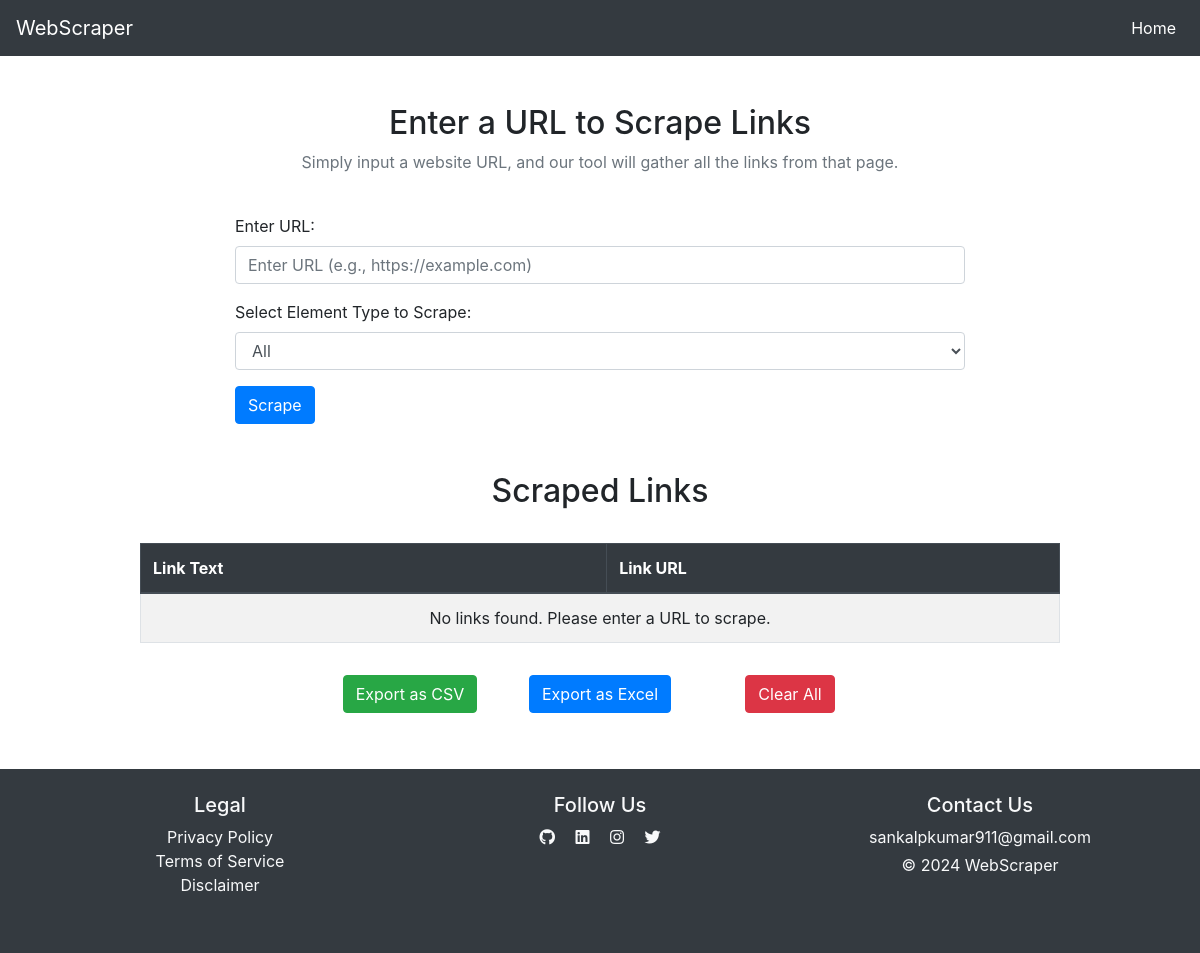
Before: / with the older database file.
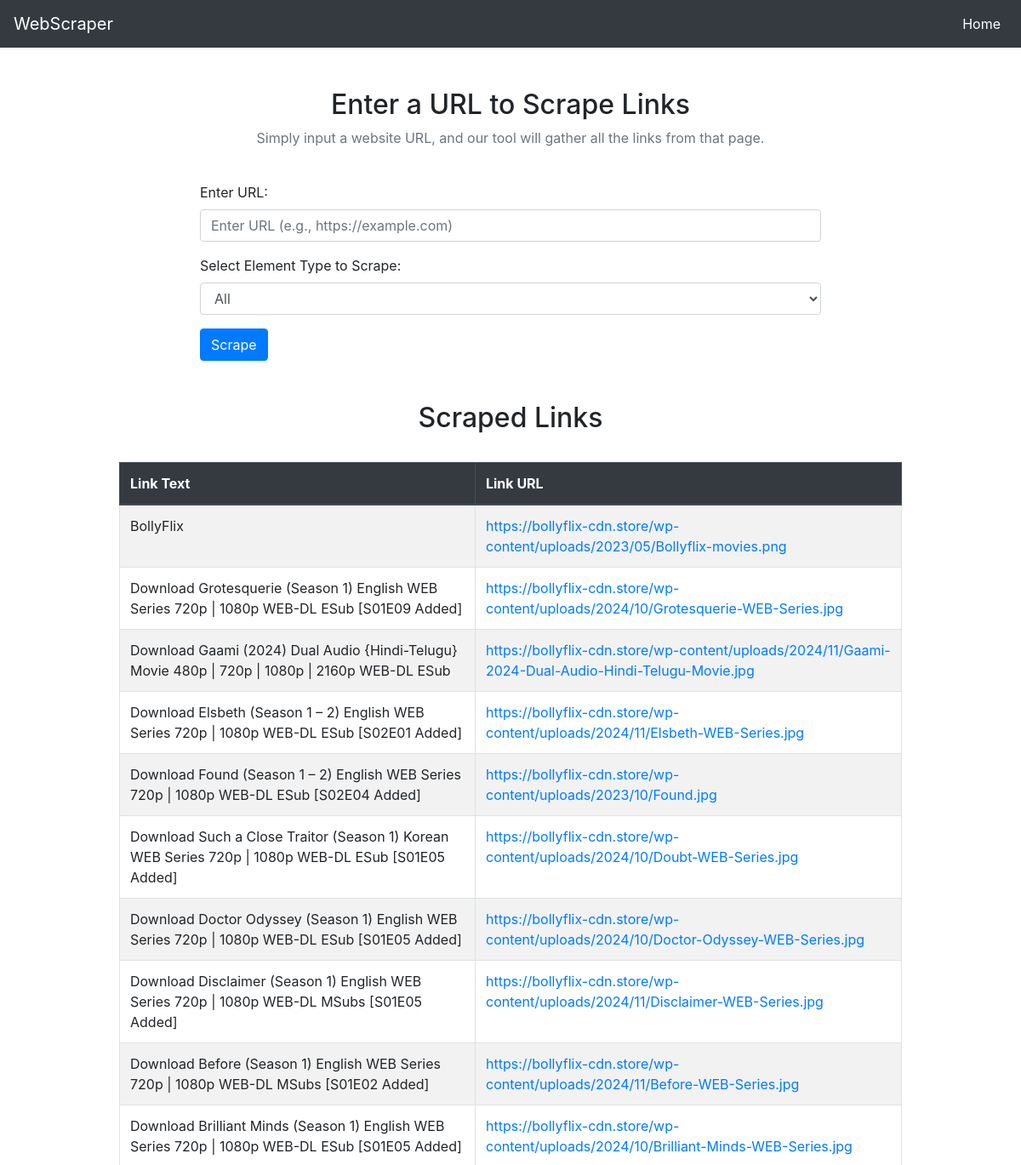
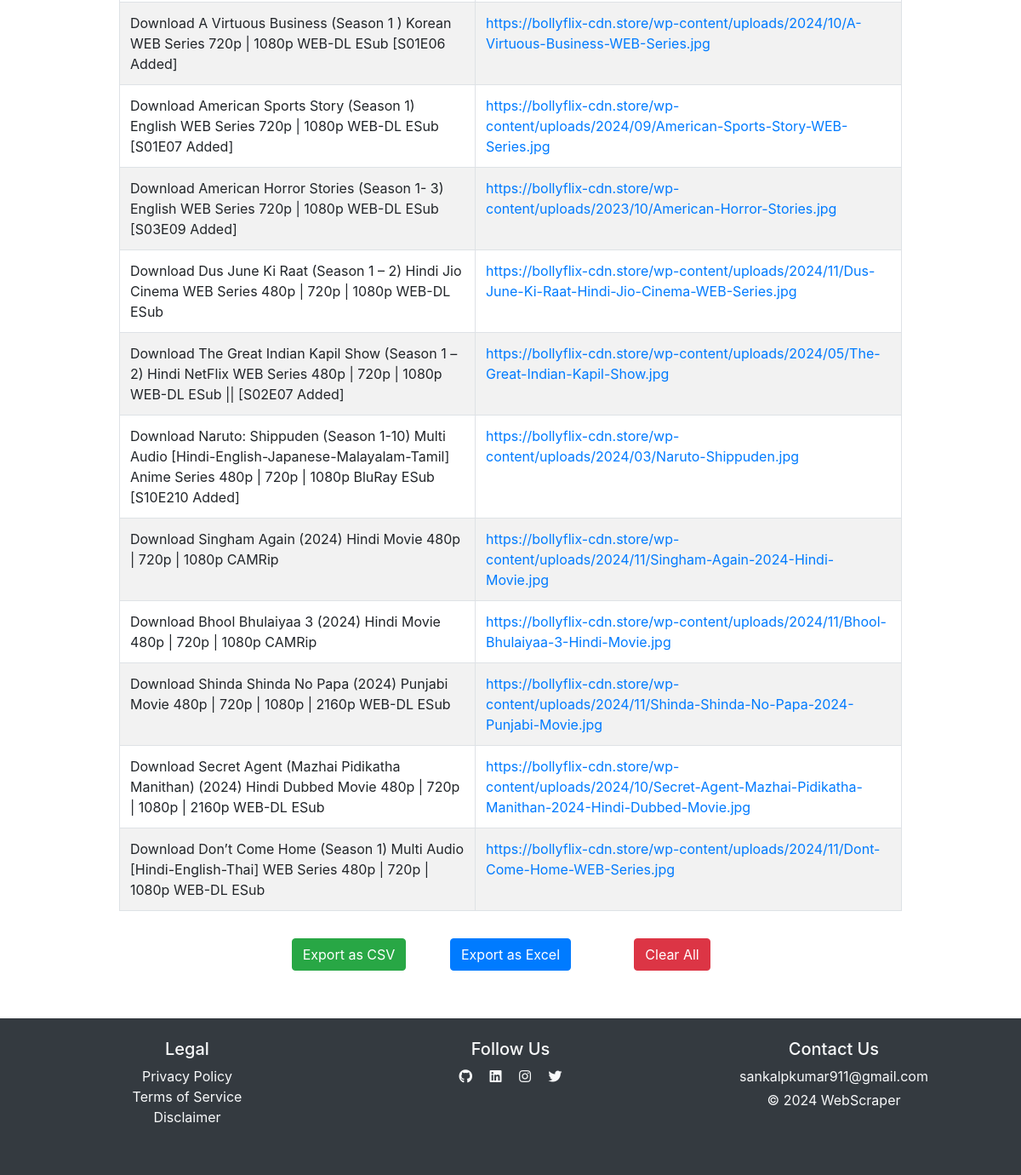
After: the same page with the newer database file (2 pictures, top to bottom).
### myapp/models.py (models this page shows, shortened)
class Link(models.Model):
    address=models.CharField(max_length=1000,null=True,blank=True)
    name=models.CharField(max_length=1000,null=True,blank=True)

### myapp/views.py (the view)
# urls.py: path('',views.scrape,name="scrape"),
def scrape(request):
    if request.method == "POST":
        site = request.POST.get('site', '')
        element_type = request.POST.get('element_type', 'a')
        page = requests.get(site)
        soup = BeautifulSoup(page.text, 'html.parser')
        if element_type == 'a' or element_type == 'all':
            for link in soup.find_all('a'):
                link_address = link.get('href')
                link_text = link.string or 'No Link Text'
                Link.objects.create(address=link_address, name=link_text)
        if element_type == 'img' or element_type == 'all':
            for image in soup.find_all('img'):
                image_src = image.get('src')
                image_alt = image.get('alt', 'No Alt Text')
                Link.objects.create(address=image_src, name=image_alt)
        if element_type == 'h1' or element_type == 'all':
            for header in soup.find_all('h1'):
                header_text = header.get_text(strip=True)
                Link.objects.create(address='#', name=header_text)
        if element_type == 'p' or element_type == 'all':
            for paragraph in soup.find_all('p'):
                paragraph_text = paragraph.get_text(strip=True)
                Link.objects.create(address='#', name=paragraph_text)
        if element_type == 'h2' or element_type == 'all':
            for header in soup.find_all('h2'):
                header_text = header.get_text(strip=True)
                Link.objects.create(address='#', name=header_text)
        return HttpResponseRedirect('/')
    else:
        data = Link.objects.all()
    return render(request, "myapp/result1.html", {'data': data})

### templates/myapp/result1.html (shortened to what this page needs)
<!DOCTYPE html>
<html lang="en">
<head>
    <link rel="stylesheet" href="https://pro.fontawesome.com/releases/v5.10.0/css/all.css"/>
    <link href="https://stackpath.bootstrapcdn.com/bootstrap/4.5.2/css/bootstrap.min.css" rel="stylesheet">
</head>
<body>
<nav class="navbar navbar-expand-lg navbar-dark bg-dark">
    <a class="navbar-brand" href="#">WebScraper</a>
    <div class="collapse navbar-collapse" id="navbarNav">
        <ul class="navbar-nav ml-auto">
            <li class="nav-item active">
                <a class="nav-link" href="#">Home</a>
            </li>
        </ul>
    </div>
</nav>
<div class="container my-5">
    <div class="row">
        <div class="col text-center">
            <h2>Enter a URL to Scrape Links</h2>
            <p class="text-muted">Simply input a website URL, and our tool will gather all the links from that page.</p>
        </div>
    </div>
    <div class="row justify-content-center mt-4">
        <div class="col-md-8">
            <form method="POST" action="{% url 'scrape' %}">
                <div class="form-group">
                    <label for="site">Enter URL:</label>
                    <input type="url" name="site" id="site" class="form-control" placeholder="Enter URL (e.g., https://example.com)" required>
                </div>
                <div class="form-group">
                    <label for="element_type">Select Element Type to Scrape:</label>
                    <select name="element_type" id="element_type" class="form-control">
                        <option value="all">All</option>
                    </select>
                </div>
                <button type="submit" class="btn btn-primary">Scrape</button>
            </form>
        </div>
    </div>
</div>
<div class="container my-5">
    <h2 class="text-center">Scraped Links</h2>
    <div class="row justify-content-center">
        <div class="col-md-10">
            <table class="table table-striped table-bordered mt-4">
                <thead class="thead-dark">
                    <tr>
                        <th scope="col">Link Text</th>
                        <th scope="col">Link URL</th>
                    </tr>
                </thead>
                <tbody>
                    {% for item in data %}
                        <tr>
                            <td>{{ item.name|default:"N/A" }}</td>
                            <td><a href="{{ item.address }}" target="_blank">{{ item.address }}</a></td>
                        </tr>
                    {% empty %}
                        <tr>
                            <td colspan="2" class="text-center">No links found. Please enter a URL to scrape.</td>
                        </tr>
                    {% endfor %}
                </tbody>
            </table>
        </div>
    </div>
    <div class="row justify-content-center mt-3">
        <div class="col-md-2 text-center mb-2">
            <a href="{% url 'export_csv' %}" class="btn btn-success">Export as CSV</a>
        </div>
        <div class="col-md-2 text-center mb-2">
            <a href="{% url 'export_excel' %}" class="btn btn-primary">Export as Excel</a>
        </div>
        <div class="col-md-2 text-center mb-2">
            <a href="{% url 'clear' %}" class="btn btn-danger">Clear All</a>
        </div>
    </div>
</div>
<footer class="bg-dark text-light py-4 mt-5">
    <div class="container text-center">
        <div class="row">
            <div class="col-md-4 mb-3">
                <h5>Legal</h5>
                <ul class="list-unstyled">
                    <li><a href="#" class="text-light">Privacy Policy</a></li>
                    <li><a href="#" class="text-light">Terms of Service</a></li>
                    <li><a href="#" class="text-light">Disclaimer</a></li>
                </ul>
            </div>
            <div class="col-md-4 mb-3">
                <h5>Follow Us</h5>
                <a href="https://github.com/sankalpkumar111" target=_blank  class="text-light mx-2"><i class="fab fa-github"></i></a>
                <a href="https://www.linkedin.com/in/sankalp-kumar-986b12218/" target=_blank  class="text-light mx-2"><i class="fab fa-linkedin"></i></a>
                <a href="https://www.instagram.com/sankalp._kr/" target=_blank  class="text-light mx-2"><i class="fab fa-instagram"></i></a>
                <a href="https://x.com/sankalpkumar111"  target=_blank class="text-light mx-2"><i class="fab fa-twitter"></i></a>
            </div>
            <div class="col-md-4 mb-3">
                <h5>Contact Us</h5>
                <p class="mb-1"><a href="mailto:sankalpkumar911@gmail.com" class="text-light">sankalpkumar911@gmail.com</a></p>
                <p>&copy; 2024 WebScraper</p>
            </div>
        </div>
    </div>
</footer>
</body>
</html>

Changed rows visible on the page:
added Link: name "BollyFlix", address "https://bollyflix-cdn.store/wp-content/uploads/2023/05/Bollyflix-movies.png"
added Link: name "Download Grotesquerie (Season 1) English WEB Series 720p | 1080p WEB-DL ESub [S01E09 Added]", address "https://bollyflix-cdn.store/wp-content/uploads/2024/10/Grotesquerie-WEB-Series.jpg"
added Link: name "Download Gaami (2024) Dual Audio {Hindi-Telugu} Movie 480p | 720p | 1080p | 2160p WEB-DL ESub", address "https://bollyflix-cdn.store/wp-content/uploads/2024/11/Gaami-2024-Dual-Audio-Hindi-Telugu-Movie.jpg"
added Link: name "Download Elsbeth (Season 1 – 2) English WEB Series 720p | 1080p WEB-DL ESub [S02E01 Added]", address "https://bollyflix-cdn.store/wp-content/uploads/2024/11/Elsbeth-WEB-Series.jpg"
added Link: name "Download Found (Season 1 – 2) English WEB Series 720p | 1080p WEB-DL ESub [S02E04 Added]", address "https://bollyflix-cdn.store/wp-content/uploads/2023/10/Found.jpg"
added Link: name "Download Such a Close Traitor (Season 1) Korean WEB Series 720p | 1080p WEB-DL ESub [S01E05 Added]", address "https://bollyflix-cdn.store/wp-content/uploads/2024/10/Doubt-WEB-Series.jpg"
added Link: name "Download Doctor Odyssey (Season 1) English WEB Series 720p | 1080p WEB-DL ESub [S01E05 Added]", address "https://bollyflix-cdn.store/wp-content/uploads/2024/10/Doctor-Odyssey-WEB-Series.jpg"
added Link: name "Download Disclaimer (Season 1) English WEB Series 720p | 1080p WEB-DL MSubs [S01E05 Added]", address "https://bollyflix-cdn.store/wp-content/uploads/2024/11/Disclaimer-WEB-Series.jpg"
added Link: name "Download Before (Season 1) English WEB Series 720p | 1080p WEB-DL MSubs [S01E02 Added]", address "https://bollyflix-cdn.store/wp-content/uploads/2024/11/Before-WEB-Series.jpg"
added Link: name "Download Brilliant Minds (Season 1) English WEB Series 720p | 1080p WEB-DL ESub [S01E05 Added]", address "https://bollyflix-cdn.store/wp-content/uploads/2024/10/Brilliant-Minds-WEB-Series.jpg"
added Link: name "Download A Virtuous Business (Season 1 ) Korean WEB Series 720p | 1080p WEB-DL ESub [S01E06 Added]", address "https://bollyflix-cdn.store/wp-content/uploads/2024/10/A-Virtuous-Business-WEB-Series.jpg"
added Link: name "Download American Sports Story (Season 1) English WEB Series 720p | 1080p WEB-DL ESub [S01E07 Added]", address "https://bollyflix-cdn.store/wp-content/uploads/2024/09/American-Sports-Story-WEB-Series.jpg"
added Link: name "Download American Horror Stories (Season 1- 3) English WEB Series 720p | 1080p WEB-DL ESub [S03E09 Added]", address "https://bollyflix-cdn.store/wp-content/uploads/2023/10/American-Horror-Stories.jpg"
added Link: name "Download Dus June Ki Raat (Season 1 – 2) Hindi Jio Cinema WEB Series 480p | 720p | 1080p WEB-DL ESub", address "https://bollyflix-cdn.store/wp-content/uploads/2024/11/Dus-June-Ki-Raat-Hindi-Jio-Cinema-WEB-Series.jpg"
added Link: name "Download The Great Indian Kapil Show (Season 1 – 2) Hindi NetFlix WEB Series 480p | 720p | 1080p WEB-DL ESub || [S02E07 Added]", address "https://bollyflix-cdn.store/wp-content/uploads/2024/05/The-Great-Indian-Kapil-Show.jpg"
added Link: name "Download Naruto: Shippuden (Season 1-10) Multi Audio [Hindi-English-Japanese-Malayalam-Tamil] Anime Series 480p | 720p | 1080p BluRay ESub [S10E210 Added]", address "https://bollyflix-cdn.store/wp-content/uploads/2024/03/Naruto-Shippuden.jpg"
added Link: name "Download Singham Again (2024) Hindi Movie 480p | 720p | 1080p CAMRip", address "https://bollyflix-cdn.store/wp-content/uploads/2024/11/Singham-Again-2024-Hindi-Movie.jpg"
added Link: name "Download Bhool Bhulaiyaa 3 (2024) Hindi Movie 480p | 720p | 1080p CAMRip", address "https://bollyflix-cdn.store/wp-content/uploads/2024/11/Bhool-Bhulaiyaa-3-Hindi-Movie.jpg"
added Link: name "Download Shinda Shinda No Papa (2024) Punjabi Movie 480p | 720p | 1080p | 2160p WEB-DL ESub", address "https://bollyflix-cdn.store/wp-content/uploads/2024/11/Shinda-Shinda-No-Papa-2024-Punjabi-Movie.jpg"
added Link: name "Download Secret Agent (Mazhai Pidikatha Manithan) (2024) Hindi Dubbed Movie 480p | 720p | 1080p | 2160p WEB-DL ESub", address "https://bollyflix-cdn.store/wp-content/uploads/2024/10/Secret-Agent-Mazhai-Pidikatha-Manithan-2024-Hindi-Dubbed-Movie.jpg"
added Link: name "Download Don’t Come Home (Season 1) Multi Audio [Hindi-English-Thai] WEB Series 480p | 720p | 1080p WEB-DL ESub", address "https://bollyflix-cdn.store/wp-content/uploads/2024/11/Dont-Come-Home-WEB-Series.jpg"
Other visible differences:
text no longer shown: "No links found. Please enter a URL to scrape."
